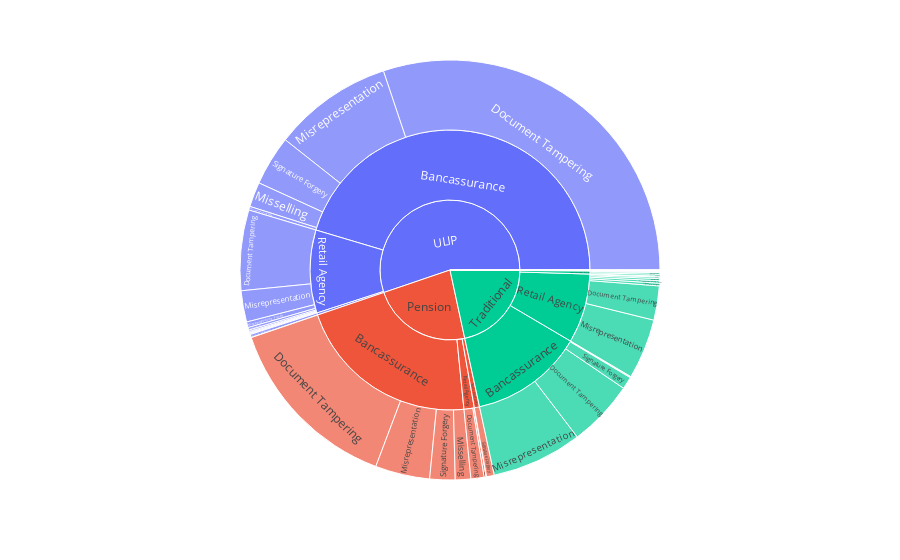

Notebook cell for this chart:
### Code cell
import plotly.express as px
fig = px.sunburst(df, path=['Product Type', 'CHANNEL', 'Fraud Category'], values='Premium')
fig.show()

### Figure 1 — Plotly figure (JSON) as saved in the notebook; plotly's stock layout.template omitted (floating-point values rounded to 4 significant figures)
{"data": [{"branchvalues": "total", "domain": {"x": [0, 1], "y": [0, 1]}, "hovertemplate": "labels=%{label}<br>Premium=%{value}<br>parent=%{parent}<br>id=%{id}<extra></extra>", "ids": ["Traditional/Retail Agency/Agent Dual Pan Card", "Traditional/Bancassurance/Claims Fraud", "Variable/Bancassurance/Claims Fraud", "Traditional/Retail Agency/Claims Fraud", "Pension/Bancassurance/Document Tampering", "Traditional/Bancassurance/Document Tampering", "ULIP/Bancassurance/Document Tampering", "Variable/Bancassurance/Document Tampering", "Traditional/Institutional Alliance/Document Tampering", "ULIP/Institutional Alliance/Document Tampering", "Pension/Retail Agency/Document Tampering", "Traditional/Retail Agency/Document Tampering", "ULIP/Retail Agency/Document Tampering", "Traditional/Bancassurance/Impersonation", "Traditional/Retail Agency/Impersonation", "ULIP/Retail Agency/Impersonation", "ULIP/Retail Agency/Kickback", "ULIP/Retail Agency/Logging in business not sourced by oneself", "Traditional/Bancassurance/Misappropriating Funds", "ULIP/Bancassurance/Misappropriating Funds", "Variable/Bancassurance/Misappropriating Funds", "Traditional/Retail Agency/Misappropriating Funds", "ULIP/Retail Agency/Misappropriating Funds", "ULIP/Retail Agency/Misappropriating funds", "Pension/Bancassurance/Misrepresentation", "Traditional/Bancassurance/Misrepresentation", "ULIP/Bancassurance/Misrepresentation", "Traditional/Institutional Alliance/Misrepresentation", "ULIP/Institutional Alliance/Misrepresentation", "Health/Retail Agency/Misrepresentation", "Non Par/Retail Agency/Misrepresentation", "Traditional/Retail Agency/Misrepresentation", "ULIP/Retail Agency/Misrepresentation", "Pension/Bancassurance/Misselling ", "Traditional/Bancassurance/Misselling ", "ULIP/Bancassurance/Misselling ", "Variable/Bancassurance/Misselling ", "Traditional/Institutional Alliance/Misselling ", "Pension/Retail Agency/Misselling ", "Traditional/Retail Agency/Misselling ", "ULIP/Retail Agency/Misselling ", "Pension/Bancassurance/Signature Forgery", "Traditional/Bancassurance/Signature Forgery", "ULIP/Bancassurance/Signature Forgery", "Traditional/Institutional Alliance/Signature Forgery", "Pension/Mail and Others/Signature Forgery", "Pension/Retail Agency/Signature Forgery", "Traditional/Retail Agency/Signature Forgery", "ULIP/Retail Agency/Signature Forgery", "Traditional/Institutional Alliance/Unauthorized activity", "Pension/Bancassurance", "Traditional/Bancassurance", "ULIP/Bancassurance", "Variable/Bancassurance", "Traditional/Institutional Alliance", "ULIP/Institutional Alliance", "Pension/Mail and Others", "Health/Retail Agency", "Non Par/Retail Agency", "Pension/Retail Agency", "Traditional/Retail Agency", "ULIP/Retail Agency", "Health", "Non Par", "Pension", "Traditional", "ULIP", "Variable"], "labels": ["Agent Dual Pan Card", "Claims Fraud", "Claims Fraud", "Claims Fraud", "Document Tampering", "Document Tampering", "Document Tampering", "Document Tampering", "Document Tampering", "Document Tampering", "Document Tampering", "Document Tampering", "Document Tampering", "Impersonation", "Impersonation", "Impersonation", "Kickback", "Logging in business not sourced by oneself", "Misappropriating Funds", "Misappropriating Funds", "Misappropriating Funds", "Misappropriating Funds", "Misappropriating Funds", "Misappropriating funds", "Misrepresentation", "Misrepresentation", "Misrepresentation", "Misrepresentation", "Misrepresentation", "Misrepresentation", "Misrepresentation", "Misrepresentation", "Misrepresentation", "Misselling ", "Misselling ", "Misselling ", "Misselling ", "Misselling ", "Misselling ", "Misselling ", "Misselling ", "Signature Forgery", "Signature Forgery", "Signature Forgery", "Signature Forgery", "Signature Forgery", "Signature Forgery", "Signature Forgery", "Signature Forgery", "Unauthorized activity", "Bancassurance", "Bancassurance", "Bancassurance", "Bancassurance", "Institutional Alliance", "Institutional Alliance", "Mail and Others", "Retail Agency", "Retail Agency", "Retail Agency", "Retail Agency", "Retail Agency", "Health", "Non Par", "Pension", "Traditional", "ULIP", "Variable"], "name": "", "parents": ["Traditional/Retail Agency", "Traditional/Bancassurance", "Variable/Bancassurance", "Traditional/Retail Agency", "Pension/Bancassurance", "Traditional/Bancassurance", "ULIP/Bancassurance", "Variable/Bancassurance", "Traditional/Institutional Alliance", "ULIP/Institutional Alliance", "Pension/Retail Agency", "Traditional/Retail Agency", "ULIP/Retail Agency", "Traditional/Bancassurance", "Traditional/Retail Agency", "ULIP/Retail Agency", "ULIP/Retail Agency", "ULIP/Retail Agency", "Traditional/Bancassurance", "ULIP/Bancassurance", "Variable/Bancassurance", "Traditional/Retail Agency", "ULIP/Retail Agency", "ULIP/Retail Agency", "Pension/Bancassurance", "Traditional/Bancassurance", "ULIP/Bancassurance", "Traditional/Institutional Alliance", "ULIP/Institutional Alliance", "Health/Retail Agency", "Non Par/Retail Agency", "Traditional/Retail Agency", "ULIP/Retail Agency", "Pension/Bancassurance", "Traditional/Bancassurance", "ULIP/Bancassurance", "Variable/Bancassurance", "Traditional/Institutional Alliance", "Pension/Retail Agency", "Traditional/Retail Agency", "ULIP/Retail Agency", "Pension/Bancassurance", "Traditional/Bancassurance", "ULIP/Bancassurance", "Traditional/Institutional Alliance", "Pension/Mail and Others", "Pension/Retail Agency", "Traditional/Retail Agency", "ULIP/Retail Agency", "Traditional/Institutional Alliance", "Pension", "Traditional", "ULIP", "Variable", "Traditional", "ULIP", "Pension", "Health", "Non Par", "Pension", "Traditional", "ULIP", "", "", "", "", "", ""], "type": "sunburst", "values": [9034.0, 8005, 100000, 175700.0, 35270000.0, 12850000.0, 75760000, 50000, 86250.0, 600000, 2550000, 6617000.0, 15557000, 44638, 409100.0, 500000, 99900, 200000, 153200.0, 718900, 50000, 465125, 1091000, 300000, 10550000.0, 17550000.0, 23171600, 328400.0, 30000, 22100.0, 12940.0, 11650000.0, 6048800, 3000000, 19700.0, 4800000, 30000, 33410.0, 400000, 305300.0, 125000, 4898000.0, 2395000.0, 9649000, 341600.0, 1512000.0, 50000, 513800.0, 160000, 104500, 53720000.0, 33020000.0, 114099500, 230000, 894100.0, 630000, 1512000.0, 22100.0, 12940.0, 3000000, 20150000.0, 24081700, 22100.0, 12940.0, 58230000.0, 54070000.0, 138811200, 230000]}], "layout": {"legend": {"tracegroupgap": 0}, "margin": {"t": 60}}}
